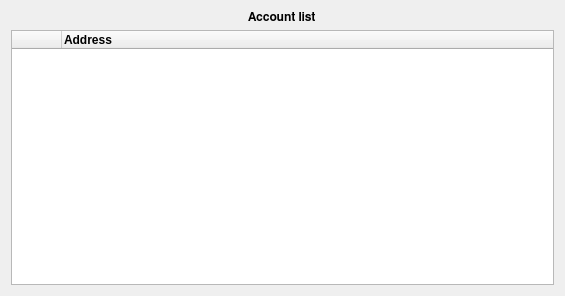
<?xml version="1.0" encoding="UTF-8"?>
<ui version="4.0">
 <class>AccountListWidget</class>
 <widget class="QWidget" name="AccountListWidget">
  <property name="geometry">
   <rect>
    <x>0</x>
    <y>0</y>
    <width>565</width>
    <height>296</height>
   </rect>
  </property>
  <property name="windowTitle">
   <string>Account list</string>
  </property>
  <layout class="QVBoxLayout" name="verticalLayout">
   <item alignment="Qt::AlignHCenter">
    <widget class="QLabel" name="label">
     <property name="font">
      <font>
       <family>FreeSans</family>
       <weight>75</weight>
       <bold>true</bold>
      </font>
     </property>
     <property name="text">
      <string>Account list</string>
     </property>
    </widget>
   </item>
   <item>
    <widget class="QTableWidget" name="tableWidget">
     <property name="contextMenuPolicy">
      <enum>Qt::CustomContextMenu</enum>
     </property>
     <property name="verticalScrollBarPolicy">
      <enum>Qt::ScrollBarAsNeeded</enum>
     </property>
     <property name="sizeAdjustPolicy">
      <enum>QAbstractScrollArea::AdjustToContents</enum>
     </property>
     <property name="autoScroll">
      <bool>true</bool>
     </property>
     <property name="editTriggers">
      <set>QAbstractItemView::NoEditTriggers</set>
     </property>
     <attribute name="horizontalHeaderDefaultSectionSize">
      <number>50</number>
     </attribute>
     <attribute name="horizontalHeaderMinimumSectionSize">
      <number>50</number>
     </attribute>
     <attribute name="horizontalHeaderStretchLastSection">
      <bool>true</bool>
     </attribute>
     <attribute name="verticalHeaderVisible">
      <bool>false</bool>
     </attribute>
     <column>
      <property name="text">
       <string/>
      </property>
     </column>
     <column>
      <property name="text">
       <string>Address</string>
      </property>
      <property name="font">
       <font>
        <weight>75</weight>
        <bold>true</bold>
       </font>
      </property>
      <property name="textAlignment">
       <set>AlignLeading|AlignVCenter</set>
      </property>
     </column>
    </widget>
   </item>
  </layout>
 </widget>
 <resources>
  <include location="../../icons/tikka.slots.pyqt.resources.icons.index.qrc"/>
 </resources>
 <connections/>
</ui>
